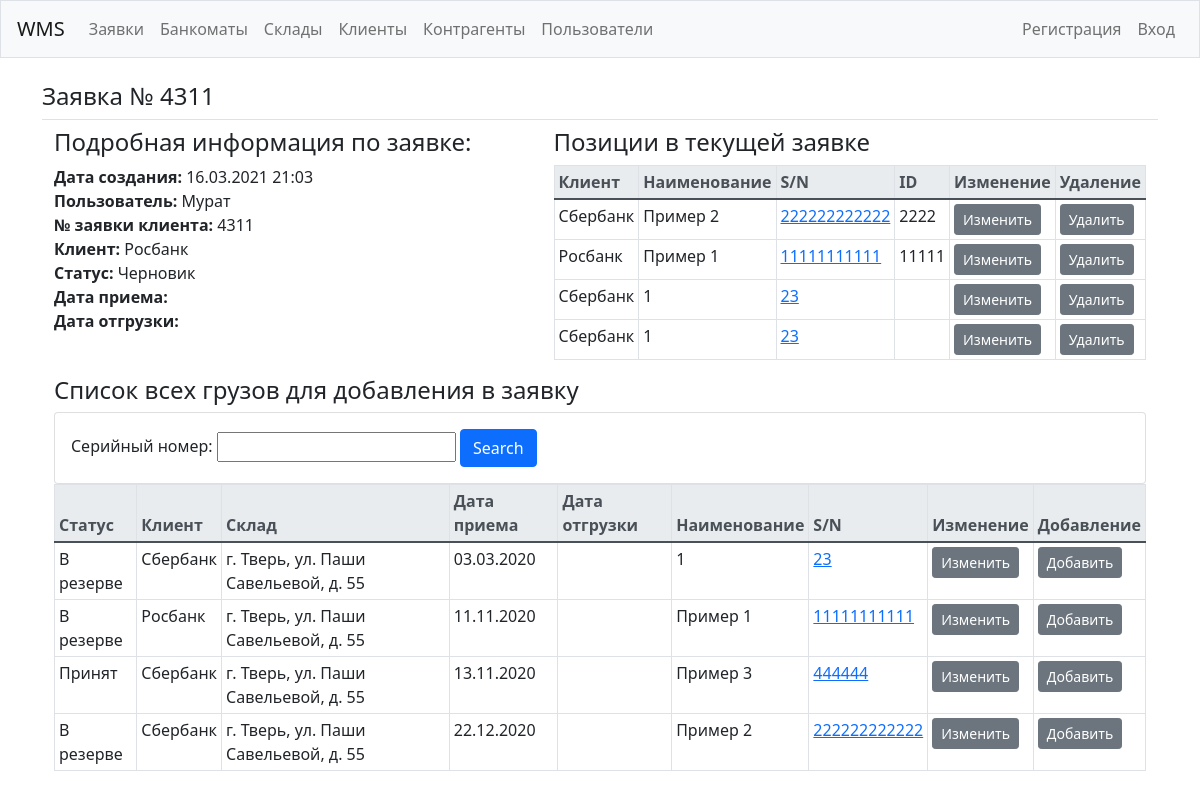
Before: /order/2/ with the older database file.
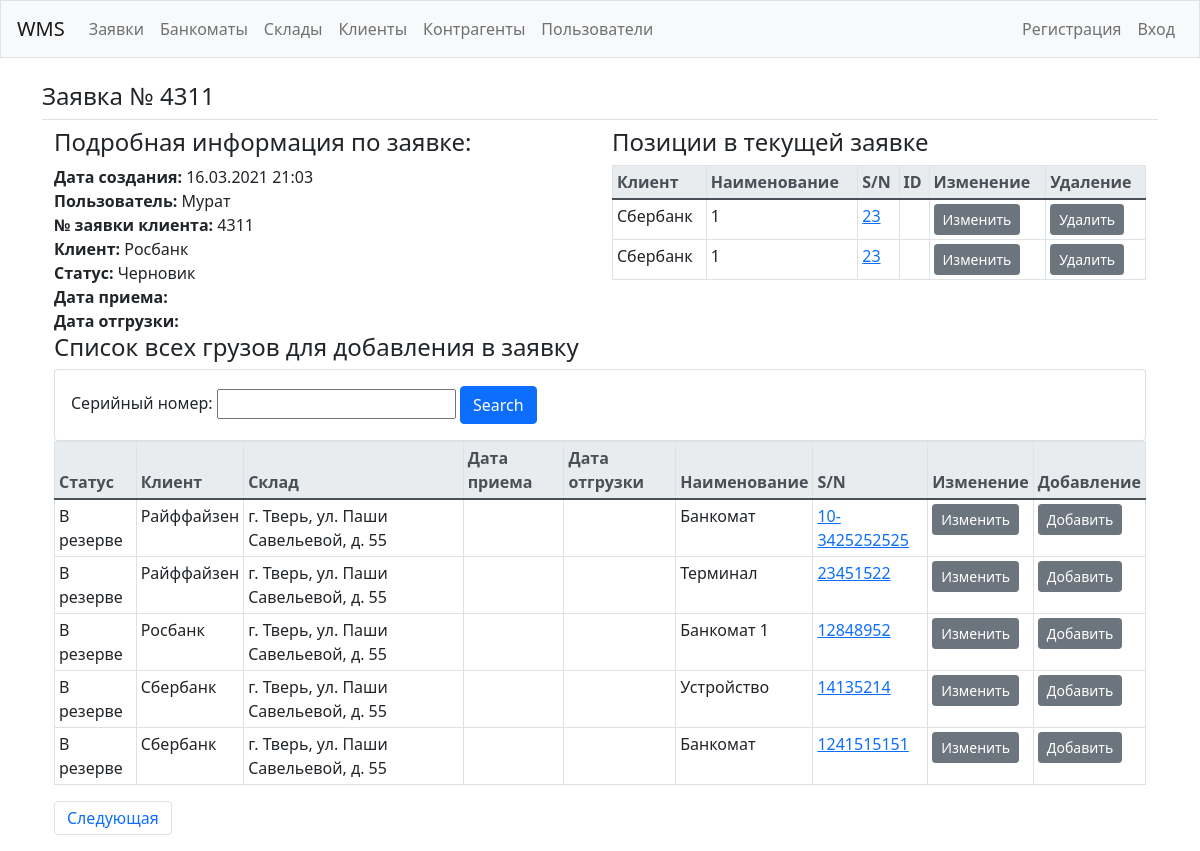
After: the same page with the newer database file.
### wms/models.py (models this page shows, shortened)
class OrderItem(models.Model):
    atm = models.ForeignKey(Atm, on_delete=models.SET_NULL, null=True)
    order = models.ForeignKey(Order, on_delete=models.SET_NULL, null=True)
    date_added = models.DateTimeField(auto_now_add=True)

class Atm(models.Model):
    status = models.CharField(
        max_length=10,
        choices=Status.choices,
        default=Status.in_reserve,
    )
    client = models.ForeignKey(Client, on_delete=models.SET_NULL, null=True)
    storage = models.ForeignKey(Storage, on_delete=models.SET_NULL, null=True)
    date_in = models.DateField('Дата приема', blank=True, null=True)
    date_out = models.DateField('Дата отгрузки', blank=True, null=True)
    name = models.CharField(max_length=200)
    serial_num = models.CharField(max_length=200)
    atm_id = models.CharField(max_length=200, blank=True, null=True)
    size = models.CharField(
        max_length=10,
        choices=Size.choices,
        default=Size.EUR,
    )
    commentary = models.CharField(max_length=200, blank=True, null=True)

class Client(models.Model):
    name = models.CharField(max_length=200)
    pub_date = models.DateTimeField('date published', auto_now_add=True)
    def __str__(self):
        return self.name

class Storage(models.Model):
    contractor = models.ForeignKey(Contractor, on_delete=models.SET_NULL, null=True)
    address = models.CharField(max_length=200)
    rate_pallet = models.DecimalField(max_digits=9999, decimal_places=2, null=True)
    rate_oversize_pallet = models.DecimalField(max_digits=9999, decimal_places=2, null=True)
    rate_volume = models.DecimalField(max_digits=9999, decimal_places=2, null=True)
    rate_in = models.DecimalField(max_digits=9999, decimal_places=2, null=True)
    rate_out = models.DecimalField(max_digits=9999, decimal_places=2, null=True)
    rate_oversize_in = models.DecimalField(max_digits=9999, decimal_places=2, null=True)
    rate_oversize_out = models.DecimalField(max_digits=9999, decimal_places=2, null=True)
    def __str__(self):
        return self.address

### wms/views.py (the view)
# urls.py: path('order/<int:order_id>/', views.order, name='order'),
def order(request, order_id):
    order = Order.objects.get(id=order_id)
    atms = Atm.objects.all().order_by('date_in')
    items = order.orderitem_set.order_by('-date_added')
    myFilter = AtmFilter(request.GET, queryset=atms)
    atms = myFilter.qs
    atms_paginator = Paginator(atms, 5)
    atms_page_number = request.GET.get('page')
    atms_page_obj = atms_paginator.get_page(atms_page_number)
    context = {'order_id': order_id, 'order': order,
        'orders': orders, 'items': items, 'atms': atms,
        'myFilter': myFilter, 'atms_page_obj': atms_page_obj}
    return render(request, 'wms/order.html', context)

### wms/models.py (called while the page is built)
    def __str__(self):
        return self.name

    def __str__(self):
        return self.logistic_order

### wms/templates/wms/order.html (shortened to what the changed rows need)
{% extends "wms/base.html" %}
{% block content %}
<div class="container">
  <div class="row">
    <div class="col-sm">
      <table class="table table-hover table-sm table-bordered">
        <thead class="thead-light">
          <tr>
            <th scope="col">Клиент</th>
            <th scope="col">Наименование</th>
            <th scope="col">S/N</th>
            <th scope="col">ID</th>
            <th scope="col">Изменение</th>
            <th scope="col">Удаление</th>
          </tr>
        </thead>
        <tbody>
          {% for item in items %}
            <tr>
              <td>{{ item.atm.client }}</td>
              <td>{{ item.atm.name }}</td>
              <td>
                <a href="{% url 'wms:atm' item.atm.id %}">{{ item.atm.serial_num }}</a>
              </td>
              {% if item.atm.atm_id == None %}
              <td></td>
              {% else %}
              <td>{{ item.atm.atm_id }}</td>
              {% endif %}
              <td>
                <a class="btn btn-sm btn-secondary" href="{% url 'wms:update_atm' item.atm.id %}">Изменить</a>
              </td>
              <td>
                <a class="btn btn-sm btn-secondary" href="{% url 'wms:delete_orderitem_from_list' item.id %}">Удалить</a>
              </td>
            </tr>
          {% empty %}
            <tr>
              <td>Не добавлено ни одного груза. Добавьте первый груз.</td>
            </tr>
          {% endfor %}
        </tbody>
      </table>
    </div>
  </div>
    <table class="table table-hover table-sm table-bordered">
      <thead class="thead-light">
        <tr>
          <th scope="col">Статус</th>
          <th scope="col">Клиент</th>
          <th scope="col">Склад</th>
          <th scope="col">Дата приема</th>
          <th scope="col">Дата отгрузки</th>
          <th scope="col">Наименование</th>
          <th scope="col">S/N</th>
          <th scope="col">Изменение</th>
          <th scope="col">Добавление</th>
        </tr>
      </thead>
      <tbody>
        {% for atm in atms_page_obj %}
          <tr>
            <td>{{ atm.status }}</td>
            <td>{{ atm.client }}</td>
            <td>{{ atm.storage }}</td>
            <td>{{ atm.date_in|date:'d.m.Y' }}</td>
            <td>{{ atm.date_out|date:'d.m.Y' }}</td>
            <td>{{ atm.name }}</td>
            <td>
              <a href="{% url 'wms:atm' atm.id %}">{{ atm.serial_num }}</a>
            </td>
            <td>
              <a class="btn btn-sm btn-secondary" href="{% url 'wms:update_atm' atm.id %}">Изменить</a>
            </td>
            <td>
              <a class="btn btn-sm btn-secondary" href="{% url 'wms:new_order_item' order_id atm.id %}">Добавить</a>
            </td>
          </tr>
        {% empty %}
          <tr>
            <td>Ничего не найдено.</td>
          </tr>
        {% endfor %}
      </tbody>
    </table>
    <nav aria-label="Page navigation example">
      <ul class="pagination">
    {% if atms_page_obj.has_next %}
        <li class="page-item"><a class="page-link" href="?page={{ atms_page_obj.next_page_number }}">Следующая</a></li>
    {% endif %}
      </ul>
    </nav>
</div>
{% endblock content %}

Changed rows visible on the page:
removed OrderItem: atm.client "Сбербанк", atm.name "Пример 2", atm.serial_num "222222222222", atm.atm_id "2222"
removed OrderItem: atm.client "Росбанк", atm.name "Пример 1", atm.serial_num "11111111111", atm.atm_id "11111"
no longer on this page (row unchanged): Atm: status "В резерве", client "Сбербанк", storage "г. Тверь, ул. Паши Савельевой, д. 55", date_in "03.03.2020", name "1", serial_num "23"
no longer on this page (row unchanged): Atm: status "В резерве", client "Росбанк", storage "г. Тверь, ул. Паши Савельевой, д. 55", date_in "11.11.2020", name "Пример 1", serial_num "11111111111"
no longer on this page (row unchanged): Atm: status "Принят", client "Сбербанк", storage "г. Тверь, ул. Паши Савельевой, д. 55", date_in "13.11.2020", name "Пример 3", serial_num "444444"
no longer on this page (row unchanged): Atm: status "В резерве", client "Сбербанк", storage "г. Тверь, ул. Паши Савельевой, д. 55", date_in "22.12.2020", name "Пример 2", serial_num "222222222222"
added Atm: status "В резерве", client "Райффайзен", storage "г. Тверь, ул. Паши Савельевой, д. 55", name "Банкомат", serial_num "10-3425252525"
added Atm: status "В резерве", client "Райффайзен", storage "г. Тверь, ул. Паши Савельевой, д. 55", name "Терминал", serial_num "23451522"
added Atm: status "В резерве", client "Росбанк", storage "г. Тверь, ул. Паши Савельевой, д. 55", name "Банкомат 1", serial_num "12848952"
added Atm: status "В резерве", client "Сбербанк", storage "г. Тверь, ул. Паши Савельевой, д. 55", name "Устройство", serial_num "14135214"
added Atm: status "В резерве", client "Сбербанк", storage "г. Тверь, ул. Паши Савельевой, д. 55", name "Банкомат", serial_num "1241515151"
Other visible differences:
text now shown: "Следующая"
